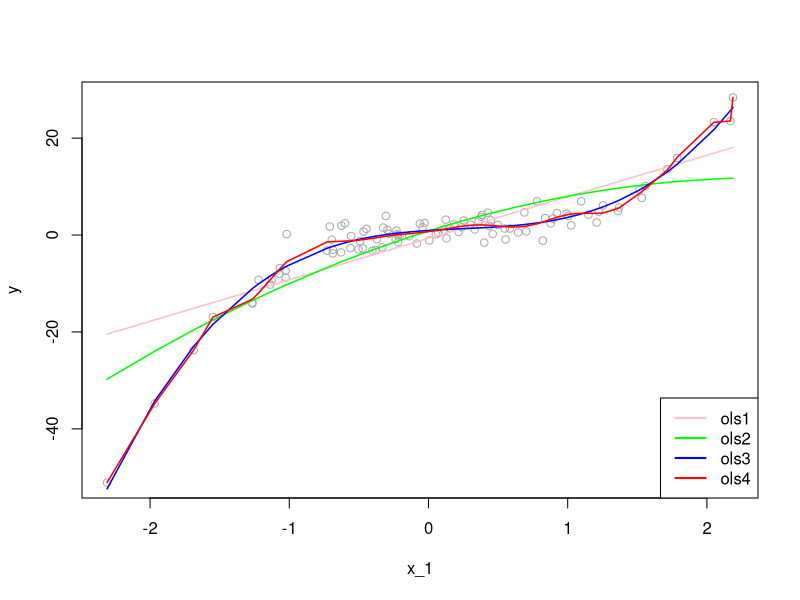

R code for this plot: (Note: this script raises an error after producing the figure.)
## ---- chunk 1
# Getting one-sample.
set.seed(123)
x_1 <- rnorm(100, mean= 0, sd= 1) 
f <- 1 + 2*x_1 - 2*(x_1^2)+ 3*(x_1^3) # DGM
#y <- f + rnorm(100, 0, 8) yigits eqn
y <- f + rnorm(100, 0, 2)
inn <- data.frame(y, x_1)

# OLS
ols1 <- lm(y~ poly(x_1, degree = 1), inn)
ols2 <- lm(y~ poly(x_1, degree = 2), inn)
ols3 <- lm(y~ poly(x_1, degree = 3), inn)
ols4 <- lm(y~ poly(x_1, degree = 20), inn)
ror <- order(x_1)
plot(x_1, y, col="darkgrey")
lines(x_1[ror], predict(ols1)[ror], col="pink", lwd = 1.5)
lines(x_1[ror], predict(ols2)[ror], col="green", lwd = 1.5)
lines(x_1[ror], predict(ols3)[ror], col="blue", lwd = 1.5)
lines(x_1[ror], predict(ols4)[ror], col="red" , lwd = 1.5)
legend("bottomright", c("ols1", "ols2", "ols3", "ols4"),
       col = c("pink", "green", "blue", "red"), lwd = 2)
## ---- chunk 2
# MSE
MSPE1 <- mean((predict(ols1)-y)^2) # which is also mean(ols1$residuals^2)
MSPE2 <- mean((predict(ols2)-y)^2)
MSPE3 <- mean((predict(ols3)-y)^2)
MSPE4 <- mean((predict(ols4)-y)^2)
all <- c(MSPE1, MSPE2, MSPE3, MSPE4)
MSPE <- matrix(all, 4, 1)
row.names(MSPE) <- c("ols1", "ols2", "ols3", "ols4")
colnames(MSPE) <- "In-sample MSPE's"
MSPE
## ---- chunk 3
# Function for X - fixed at repeated samples
xfunc <- function(n){
  set.seed(123)
  x_1 <- rnorm(n, 0, 1) 
  return(x_1)
}
  
# Function for simulation (M - number of samples)
simmse <- function(M, n, sigma, poldeg){
  
  x_1 <- xfunc(n) # Repeated X's in each sample

  # Containers
  MSPE <- rep(0, M)
  yhat <- matrix(0, M, n)
  olscoef <- matrix(0, M, poldeg+1)
  ymat <- matrix(0, M, n)
  
  # Loop for samples
  for (i in 1:M) {
    f <- 1 + 2*x_1 - 2*I(x_1^2) # DGM
    y <- f + rnorm(n, 0, sigma)
    samp <- data.frame("y" = y, x_1)
    # Estimator
    ols <- lm(y ~ poly(x_1, degree = poldeg, raw=TRUE), samp)
    olscoef[i, ] <- ols$coefficients
    # Yhat's
    yhat[i,] <- predict(ols, samp)
    # MSPE - That is, residual sum of squares
    MSPE[i] <- mean((ols$residuals)^2)
    ymat[i,] <- y
  }
  output <- list(MSPE, yhat, sigma, olscoef, f, ymat)
  return(output)
}

# running different fhat with different polynomial degrees
output1 <- simmse(2000, 100, 7, 1)
output2 <- simmse(2000, 100, 7, 2) #True model (i.e fhat = f)
output3 <- simmse(2000, 100, 7, 5) 
output4 <- simmse(2000, 100, 7, 20)

# Table
tab <- matrix(0, 4, 5)
row.names(tab) <- c("ols1", "ols2", "ols3", "ols4")
colnames(tab) <- c("bias^2", "var(yhat)", "MSE", "var(eps)", "In-sample MSPE")

f <- output1[[5]]

# Var(yhat) -  We use our own function instead of "var()"
tab[1,2] <- mean(apply(output1[[2]], 2, function(x) mean((x-mean(x))^2)))
tab[2,2] <- mean(apply(output2[[2]], 2, function(x) mean((x-mean(x))^2)))
tab[3,2] <- mean(apply(output3[[2]], 2, function(x) mean((x-mean(x))^2)))
tab[4,2] <- mean(apply(output4[[2]], 2, function(x) mean((x-mean(x))^2)))

# Bias^2 = (mean(yhat))-f)^2
tab[1,1] <- mean((apply(output1[[2]], 2, mean) - f)^2)
tab[2,1] <- mean((apply(output2[[2]], 2, mean) - f)^2)
tab[3,1] <- mean((apply(output3[[2]], 2, mean) - f)^2)
tab[4,1] <- mean((apply(output4[[2]], 2, mean) - f)^2)

# MSE
fmat <- matrix(f, nrow(output1[[6]]), length(f), byrow = TRUE)
tab[1,3] <- mean(colMeans((fmat - output1[[2]])^2))
tab[2,3] <- mean(colMeans((fmat - output2[[2]])^2))
tab[3,3] <- mean(colMeans((fmat - output3[[2]])^2))
tab[4,3] <- mean(colMeans((fmat - output4[[2]])^2))

# # MSPE - This can be used as well, which is RSS
# tab[1,5] <- mean(output1[[1]])
# tab[2,5] <- mean(output2[[1]])
# tab[3,5] <- mean(output3[[1]])
# tab[4,5] <- mean(output4[[1]])

# MSPE
tab[1,5] <- mean(colMeans((output1[[6]] - output1[[2]])^2))
tab[2,5] <- mean(colMeans((output2[[6]] - output2[[2]])^2))
tab[3,5] <- mean(colMeans((output3[[6]] - output3[[2]])^2))
tab[4,5] <- mean(colMeans((output4[[6]] - output4[[2]])^2))

# Irreducable error - var(eps) = var(y)
tab[1,4] <- mean(apply(output1[[6]], 2,  function(x) mean((x-mean(x))^2)))
tab[2,4] <- mean(apply(output2[[6]] - output2[[2]], 2,  function(x) mean(x^2)))
tab[3,4] <- mean(apply(output3[[6]], 2,  function(x) mean((x-mean(x))^2)))
tab[4,4] <- mean(apply(output4[[6]], 2,  function(x) mean((x-mean(x))^2)))

round(tab, 4)
## ---- chunk 4
# New Table
tabb <- matrix(0, 4, 3)
row.names(tabb) <- c("ols1", "ols2", "ols3", "ols4")
colnames(tabb) <- c("Cov(yi, yhat)","True MSPE", "TrueMSPE-Cov")

#COV
tabb[1,1] <- 2*mean(diag(cov(output1[[2]], output1[[6]])))
tabb[2,1] <- 2*mean(diag(cov(output2[[2]], output2[[6]])))
tabb[3,1] <- 2*mean(diag(cov(output3[[2]], output3[[6]])))
tabb[4,1] <- 2*mean(diag(cov(output4[[2]], output4[[6]])))

#True MSPE
tabb[1,2] <- tab[1,3] + tab[1,4]
tabb[2,2] <- tab[2,3] + tab[2,4]
tabb[3,2] <- tab[3,3] + tab[3,4]
tabb[4,2] <- tab[4,3] + tab[4,4]

#True MSPE - Cov (to compare with the measures in the earlier table)
tabb[1,3] <- tabb[1,2] - tabb[1,1]
tabb[2,3] <- tabb[2,2] - tabb[2,1]
tabb[3,3] <- tabb[3,2] - tabb[3,1]
tabb[4,3] <- tabb[4,2] - tabb[4,1]

t <- cbind(tab, tabb)
round(t, 4)
## ---- chunk 5
knitr::include_graphics("png/bias.png")
## ---- chunk 6
knitr::include_graphics("png/var.png")
## ---- chunk 7
knitr::include_graphics("png/mse.png")
## ---- chunk 8
knitr::include_graphics("png/mspe.png")
